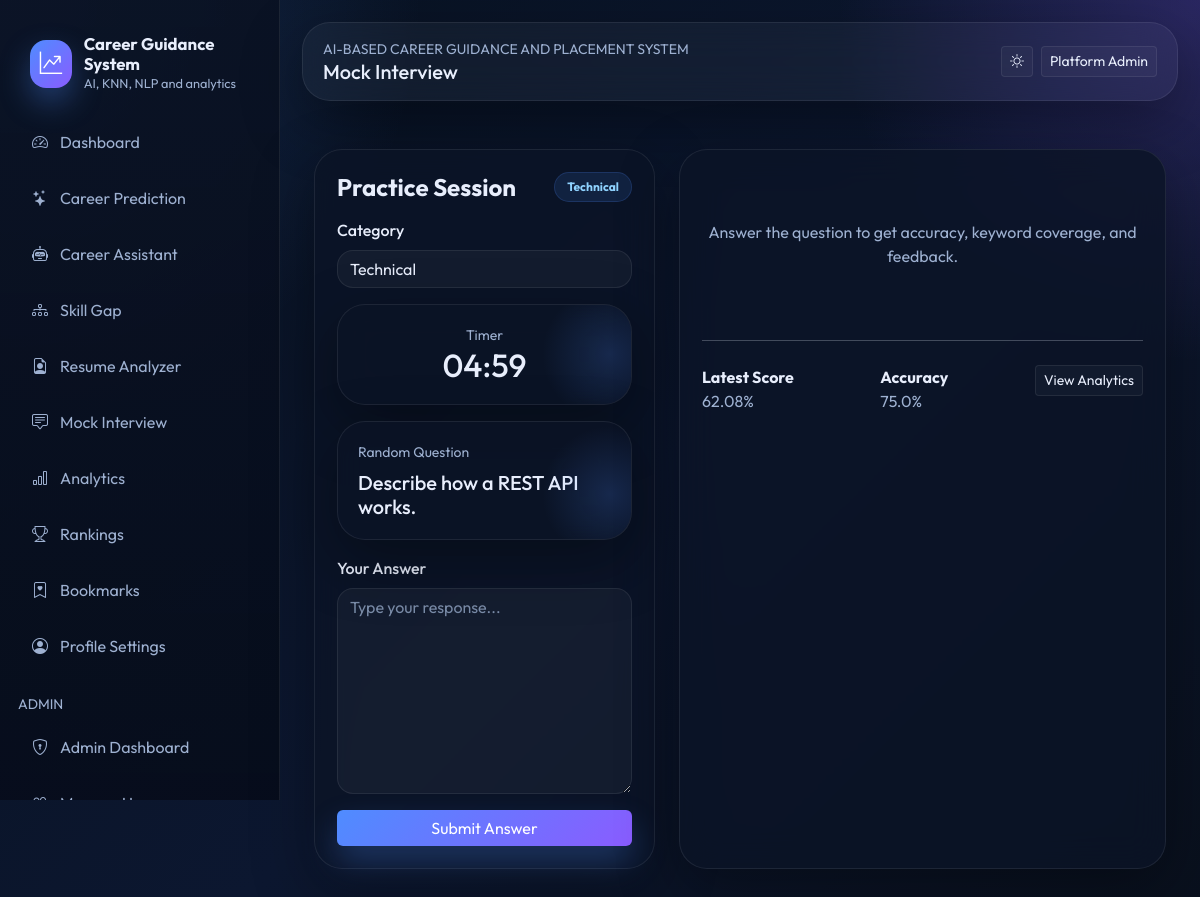
Screenshot of /mock-interview (signed in) with the database file from the repository.
### models/db_models.py (models this page shows, shortened)
class TimestampMixin:
    created_at = db.Column(db.DateTime, default=datetime.utcnow, nullable=False)
    updated_at = db.Column(db.DateTime, default=datetime.utcnow, onupdate=datetime.utcnow, nullable=False)

class User(UserMixin, TimestampMixin, db.Model):
    __tablename__ = "users"
    id = db.Column(db.Integer, primary_key=True)
    full_name = db.Column(db.String(120), nullable=False)
    email = db.Column(db.String(150), unique=True, nullable=False, index=True)
    password_hash = db.Column(db.String(255), nullable=False)
    role = db.Column(db.String(20), default="student", nullable=False)
    college = db.Column(db.String(150))
    course = db.Column(db.String(120))
    year = db.Column(db.String(20))
    bio = db.Column(db.Text)
    photo = db.Column(db.String(255), default="default-avatar.svg")
    skills_json = db.Column(db.Text)
    is_active = db.Column(db.Boolean, default=True, nullable=False)
    last_login = db.Column(db.DateTime)
    career_predictions = db.relationship("CareerPrediction", backref="user", lazy=True, cascade="all, delete-orphan")
    resumes = db.relationship("Resume", backref="user", lazy=True, cascade="all, delete-orphan")
    interviews = db.relationship("InterviewResult", backref="user", lazy=True, cascade="all, delete-orphan")
    gaps = db.relationship("SkillGapAnalysis", backref="user", lazy=True, cascade="all, delete-orphan")
    bookmarks = db.relationship("CareerBookmark", backref="user", lazy=True, cascade="all, delete-orphan")

class InterviewQuestion(TimestampMixin, db.Model):
    __tablename__ = "interview_questions"
    id = db.Column(db.Integer, primary_key=True)
    category = db.Column(db.String(30), nullable=False)
    question = db.Column(db.Text, nullable=False)
    answer_keywords_json = db.Column(db.Text, nullable=False)
    difficulty = db.Column(db.String(20), default="medium", nullable=False)

class InterviewResult(TimestampMixin, db.Model):
    __tablename__ = "interview_results"
    id = db.Column(db.Integer, primary_key=True)
    user_id = db.Column(db.Integer, db.ForeignKey("users.id"), nullable=False)
    interview_type = db.Column(db.String(40), nullable=False)
    score = db.Column(db.Float, default=0)
    accuracy = db.Column(db.Float, default=0)
    weak_topics_json = db.Column(db.Text)
    responses_json = db.Column(db.Text)
    question_json = db.Column(db.Text)

### routes/student.py (the view, shortened to what this page needs)
@student_bp.route("/mock-interview", methods=["GET", "POST"])
@login_required
def mock_interview():
    category = request.values.get("category", "technical")
    question = None
    result = None
    if question is None:
        questions = InterviewQuestion.query.filter_by(category=category).all()
        if not questions:
            questions = InterviewQuestion.query.all()
        question = random.choice(questions) if questions else None
    latest_interview = InterviewResult.query.filter_by(user_id=current_user.id).order_by(InterviewResult.created_at.desc()).first()
    return render_template(
        "student/mock_interview.html",
        category=category,
        question=question,
        result=result,
        latest_interview=latest_interview,
    )

### app.py (called while the page is built)
@login_manager.user_loader
def load_user(user_id):
    return User.query.get(int(user_id))

### templates/student/mock_interview.html (shortened to what this page needs)
{% extends "base.html" %}
{% block page_title %}Mock Interview{% endblock %}
{% block content %}
<div class="container py-4">
  <div class="row g-4">
    <div class="col-lg-5">
      <div class="glass-card">
        <div class="d-flex justify-content-between align-items-center mb-3">
          <h4 class="fw-bold mb-0">Practice Session</h4>
          <span class="badge badge-soft text-capitalize">{{ category }}</span>
        </div>
        <div class="mb-3">
          <label class="form-label">Category</label>
          <form method="get">
            <select name="category" class="form-select" onchange="this.form.submit()">
              <option value="technical" {% if category == 'technical' %}selected{% endif %}>Technical</option>
            </select>
          </form>
        </div>
        <div class="metric-card mb-3 text-center">
          <div class="small text-muted">Timer</div>
          <div class="h2 mb-0" id="countdown">05:00</div>
        </div>
        {% if question %}
        <div class="feature-card mb-3">
          <div class="small text-muted mb-2">Random Question</div>
          <h5 class="mb-0">{{ question.question }}</h5>
        </div>
        <form method="post" data-loading-form>
          <div class="mb-3">
            <label class="form-label">Your Answer</label>
            <textarea class="form-control" name="response_text" id="response_text" rows="8" placeholder="Type your response..." required></textarea>
          </div>
          <button class="btn btn-primary-gradient w-100">Submit Answer</button>
        </form>
        {% endif %}
      </div>
    </div>
    <div class="col-lg-7">
      <div class="glass-card h-100">
        {% if result %}
        <div class="row g-3 mb-4">
          <div class="col-md-4"><div class="metric-card"><div class="small text-muted">Score</div><div class="h3 mb-0">{{ result.score }}%</div></div></div>
          <div class="col-md-4"><div class="metric-card"><div class="small text-muted">Coverage</div><div class="h3 mb-0">{{ result.coverage }}%</div></div></div>
          <div class="col-md-4"><div class="metric-card"><div class="small text-muted">Feedback</div><div class="h6 mb-0">{{ result.feedback }}</div></div></div>
        </div>
        <div class="row g-3">
          <div class="col-md-6">
            <div class="widget-card h-100">
              <h6 class="fw-bold">Matched Keywords</h6>
              <div class="d-flex flex-wrap gap-2">{% for keyword in result.matched_keywords %}<span class="badge badge-success-soft">{{ keyword }}</span>{% else %}<span class="text-muted">No strong keyword matches.</span>{% endfor %}</div>
            </div>
          </div>
          <div class="col-md-6">
            <div class="widget-card h-100">
              <h6 class="fw-bold">Weak Topics</h6>
              <div class="d-flex flex-wrap gap-2">{% for keyword in result.weak_topics %}<span class="badge badge-warning-soft">{{ keyword }}</span>{% else %}<span class="text-muted">Well covered response.</span>{% endfor %}</div>
            </div>
          </div>
        </div>
        {% else %}
        <div class="text-center py-5 text-muted">Answer the question to get accuracy, keyword coverage, and feedback.</div>
        {% endif %}
        {% if latest_interview %}
        <hr class="my-4">
        <div class="d-flex justify-content-between">
          <div><strong>Latest Score</strong><div class="text-muted">{{ latest_interview.score }}%</div></div>
          <div><strong>Accuracy</strong><div class="text-muted">{{ latest_interview.accuracy }}%</div></div>
          <div><a href="{{ url_for('student.analytics') }}" class="btn btn-outline-soft btn-sm">View Analytics</a></div>
        </div>
        {% endif %}
      </div>
    </div>
  </div>
</div>
{% endblock %}

### templates/base.html (shortened to what this page needs)
<!doctype html>
<html lang="en">
<head>
  <link href="https://cdn.jsdelivr.net/npm/bootstrap@5.3.3/dist/css/bootstrap.min.css" rel="stylesheet">
  <link href="https://cdn.jsdelivr.net/npm/bootstrap-icons@1.11.3/font/bootstrap-icons.min.css" rel="stylesheet">
  <link rel="stylesheet" href="{{ url_for('static', filename='css/style.css') }}">
</head>
<body class="{% if current_user.is_authenticated %}app-shell{% else %}public-shell{% endif %}">
  {% if current_user.is_authenticated %}
  <aside class="sidebar d-none d-lg-block">
    <div class="brand">
      <div class="brand-mark"><i class="bi bi-graph-up-arrow"></i></div>
      <div>
        <div class="brand-title">Career Guidance System</div>
        <div class="brand-subtitle">AI, KNN, NLP and analytics</div>
      </div>
    </div>
    <div class="nav flex-column nav-pills">
      <a class="nav-link sidebar-link" href="{{ url_for('student.dashboard') }}"><i class="bi bi-speedometer2"></i>Dashboard</a>
      <a class="nav-link sidebar-link" href="{{ url_for('student.career_prediction') }}"><i class="bi bi-stars"></i>Career Prediction</a>
      <a class="nav-link sidebar-link" href="{{ url_for('student.career_assistant') }}"><i class="bi bi-robot"></i>Career Assistant</a>
      <a class="nav-link sidebar-link" href="{{ url_for('student.skill_gap') }}"><i class="bi bi-diagram-3"></i>Skill Gap</a>
      <a class="nav-link sidebar-link" href="{{ url_for('student.resume_analyzer') }}"><i class="bi bi-file-earmark-person"></i>Resume Analyzer</a>
      <a class="nav-link sidebar-link" href="{{ url_for('student.mock_interview') }}"><i class="bi bi-chat-square-text"></i>Mock Interview</a>
      <a class="nav-link sidebar-link" href="{{ url_for('student.analytics') }}"><i class="bi bi-bar-chart"></i>Analytics</a>
      <a class="nav-link sidebar-link" href="{{ url_for('student.rankings') }}"><i class="bi bi-trophy"></i>Rankings</a>
      <a class="nav-link sidebar-link" href="{{ url_for('student.bookmarks') }}"><i class="bi bi-bookmark-heart"></i>Bookmarks</a>
      <a class="nav-link sidebar-link" href="{{ url_for('auth.profile') }}"><i class="bi bi-person-circle"></i>Profile Settings</a>
      {% if current_user.role == 'admin' %}
      <div class="mt-3 mb-2 small text-uppercase text-muted">Admin</div>
      <a class="nav-link sidebar-link" href="{{ url_for('admin.dashboard') }}"><i class="bi bi-shield-lock"></i>Admin Dashboard</a>
      <a class="nav-link sidebar-link" href="{{ url_for('admin.users') }}"><i class="bi bi-people"></i>Manage Users</a>
      {% endif %}
    </div>
  </aside>
  {% endif %}
  <main class="main-content">
    <div class="topbar mb-4 d-flex flex-wrap align-items-center justify-content-between gap-3">
      <div>
        <div class="small text-uppercase text-muted">AI-Based Career Guidance and Placement System</div>
        <h5 class="mb-0">{% block page_title %}Dashboard{% endblock %}</h5>
      </div>
      <div class="d-flex align-items-center gap-2">
        <button class="btn btn-outline-soft btn-sm" type="button" data-theme-toggle><i class="bi bi-brightness-high"></i></button>
        {% if current_user.is_authenticated %}
        <a href="{{ url_for('auth.profile') }}" class="btn btn-outline-soft btn-sm">{{ current_user.full_name }}</a>
        {% else %}
        <a href="{{ url_for('auth.login') }}" class="btn btn-outline-soft btn-sm">Login</a>
        <a href="{{ url_for('auth.register') }}" class="btn btn-primary-gradient btn-sm">Register</a>
        {% endif %}
      </div>
    </div>
    <div class="toast-container position-fixed top-0 end-0 p-3">
    </div>
    {% block content %}{% endblock %}
  </main>
</body>
</html>

### static/css/style.css (style rules this page uses)
:root { --bg: #07111f; --bg-soft: rgba(9, 18, 34, 0.72); --surface: rgba(12, 20, 38, 0.82); --surface-strong: #101a2e; --text: #e8eefc; --muted: #9eb1d1; --border: rgba(255, 255, 255, 0.08); --primary: #4f8cff; --primary-2: #8a5cff; --accent: #26d0ce; --success: #22c55e; --warning: #f59e0b; --danger: #ef4444; --shadow: 0 20px 60px rgba(0, 0, 0, 0.35); --radius-xl: 28px; --radius-lg: 22px; --radius-md: 16px; --radius-sm: 12px; }
* { box-sizing: border-box; }
html, body { min-height: 100%; }
body { margin: 0; font-family: 'Outfit', sans-serif; background: radial-gradient(circle at top left, rgba(79, 140, 255, 0.22), transparent 28%), radial-gradient(circle at top right, rgba(138, 92, 255, 0.24), transparent 24%), linear-gradient(135deg, var(--bg), #0c1730 54%, #09101d); color: var(--text); }
.text-muted { color: var(--muted) !important; }
.app-shell { display: flex; min-height: 100vh; }
.sidebar { width: 280px; background: linear-gradient( 180deg, rgba(10, 18, 35, 0.92), rgba(7, 13, 28, 0.98) ); border-right: 1px solid var(--border); padding: 24px 18px; position: sticky; top: 0; height: 100vh; overflow-y: auto; scrollbar-width: none; -ms-overflow-style: none; }
.sidebar .brand { display: flex; align-items: center; gap: 12px; padding: 10px 12px 24px; }
.brand-mark { width: 48px; height: 48px; border-radius: 16px; background: linear-gradient( 135deg, var(--primary), var(--primary-2) ); display: grid; place-items: center; color: white; font-size: 1.4rem; box-shadow: 0 14px 30px rgba(79, 140, 255, 0.34); }
.brand-title { font-size: 1.05rem; font-weight: 700; line-height: 1.2; }
.brand-subtitle { font-size: 0.8rem; color: var(--muted); }
.nav-pills .nav-link, .sidebar-link { border-radius: 16px; color: var(--muted); padding: 12px 14px; margin-bottom: 8px; display: flex; align-items: center; gap: 12px; transition: all 0.25s ease; }
.main-content { flex: 1; padding: 22px; }
.topbar { background: rgba(255, 255, 255, 0.04); backdrop-filter: blur(20px); border: 1px solid var(--border); border-radius: var(--radius-xl); padding: 16px 20px; box-shadow: var(--shadow); }
.glass-card, .auth-card, .panel-card, .feature-card, .stat-card, .metric-card, .action-card, .hero-card, .widget-card { background: var(--surface); border: 1px solid var(--border); border-radius: var(--radius-xl); box-shadow: var(--shadow); backdrop-filter: blur(18px); }
.glass-card { padding: 22px; }
.btn-primary-gradient, .btn-gradient { border: 0; background: linear-gradient(135deg, var(--primary), var(--primary-2)); color: #fff; box-shadow: 0 16px 32px rgba(79, 140, 255, 0.28); }
.btn-outline-soft { border: 1px solid var(--border); color: var(--text); background: rgba(255, 255, 255, 0.03); }
.feature-card, .stat-card, .metric-card, .widget-card, .action-card, .hero-card { padding: 20px; position: relative; overflow: hidden; }
.feature-card::after, .stat-card::after, .metric-card::after, .widget-card::after, .action-card::after { content: ""; position: absolute; inset: auto -20% -30% auto; width: 160px; height: 160px; background: radial-gradient(circle, rgba(79, 140, 255, 0.18), transparent 60%); pointer-events: none; }
.badge-soft { padding: 8px 12px; border-radius: 999px; background: rgba(79, 140, 255, 0.12); color: #8fd3ff; border: 1px solid rgba(79, 140, 255, 0.18); }
.input-glass, .form-control, .form-select, textarea.form-control { background: rgba(255, 255, 255, 0.04) !important; border: 1px solid var(--border) !important; color: var(--text) !important; border-radius: 16px !important; box-shadow: none !important; }
.form-control::placeholder, textarea::placeholder { color: rgba(158, 177, 209, 0.75) !important; }
.form-label { color: var(--text); font-weight: 500; }
.toast-container { z-index: 1090; }
.hero-card, .feature-card, .stat-card { transition: transform 0.25s ease, border-color 0.25s ease, box-shadow 0.25s ease; }

### rows the page displays
User: full_name "Platform Admin"
InterviewQuestion: question "Describe how a REST API works."
InterviewResult: score "62.08", accuracy "75.0"

### other values shown
{{ category }} "Technical"
